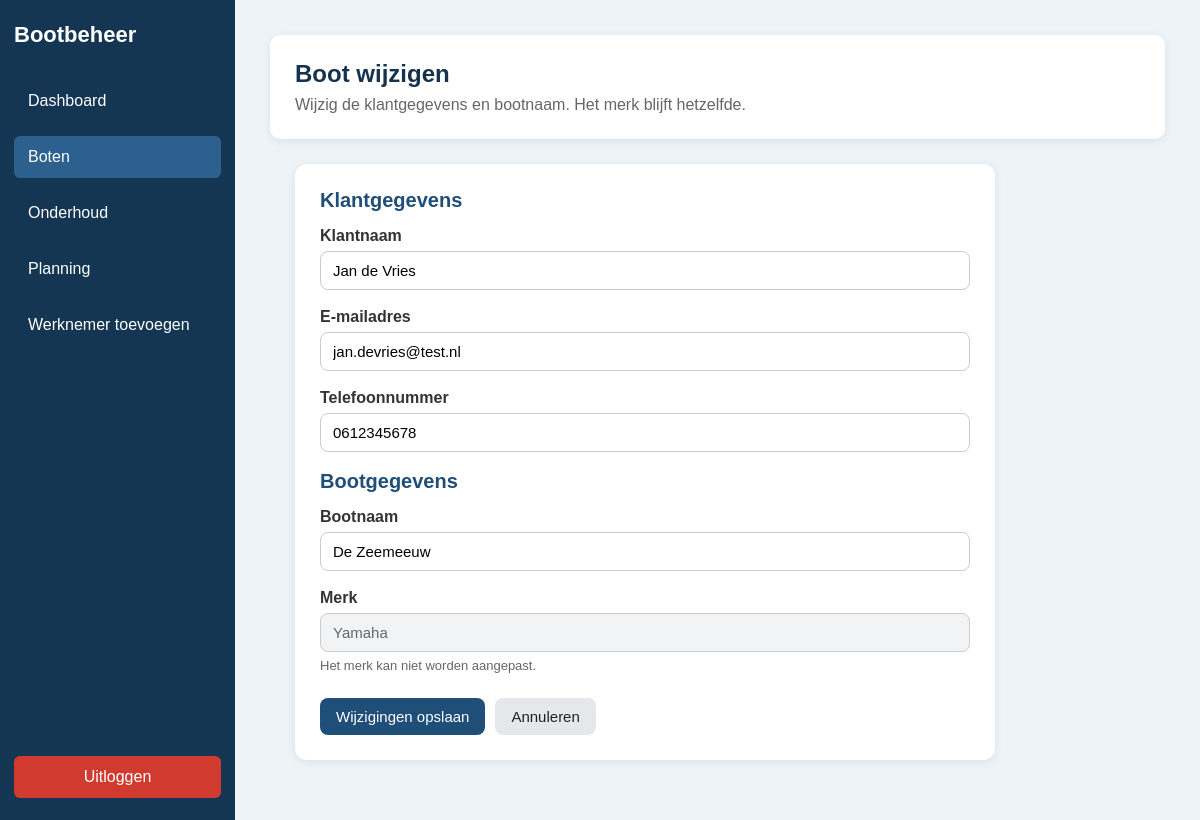
Page /boot_wijzigen.php?id=1 (signed in) on the committed database.
### tables this page shows
CREATE TABLE klant (
    klant_id INT AUTO_INCREMENT PRIMARY KEY,
    naam VARCHAR(100) NOT NULL,
    email VARCHAR(150) NOT NULL,
    telefoonnummer VARCHAR(20) NOT NULL
);

CREATE TABLE boot (
    boot_id INT AUTO_INCREMENT PRIMARY KEY,
    klant_id INT NOT NULL,
    naam VARCHAR(100) NOT NULL,
    merk VARCHAR(100) NOT NULL,

    CONSTRAINT fk_boot_klant
    FOREIGN KEY (klant_id)
    REFERENCES klant(klant_id)
    ON DELETE RESTRICT
    ON UPDATE CASCADE
);

### app/Models/Boot.php (called while the page is built, shortened)
<?php
class Boot
{
    private $pdo;
    public function __construct($pdo)
    {
        $this->pdo = $pdo;
    }
    public function getById($boot_id)
    {
        $sql = "
            SELECT
                boot_id,
                klant_id,
                naam,
                merk
            FROM boot
            WHERE boot_id = :boot_id
        ";
        $stmt = $this->pdo->prepare($sql);
        $stmt->execute([
            'boot_id' => $boot_id
        ]);
        return $stmt->fetch(PDO::FETCH_ASSOC);
    }
}

### app/Models/Klant.php (called while the page is built, shortened)
<?php
class Klant
{
    private $pdo;
    public function __construct($pdo)
    {
        $this->pdo = $pdo;
    }
    public function getById($id)
    {
        $stmt = $this->pdo->prepare("SELECT * FROM klant WHERE klant_id = :id");
        $stmt->execute([
            'id' => $id
        ]);
        return $stmt->fetch(PDO::FETCH_ASSOC);
    }
}

### public/boot_wijzigen.php (the view, shortened to what this page needs)
<?php
require_once '../config/database.php';
require_once '../app/Models/Boot.php';
require_once '../app/Models/Klant.php';
$database = new Database();
$pdo = $database->connect();
$bootModel = new Boot($pdo);
$klantModel = new Klant($pdo);
$boot_id = $_GET['id'] ?? null;
$boot = $bootModel->getById($boot_id);
$klant = $klantModel->getById($boot['klant_id']);
$klantNaam = $klant['naam'];
$email = $klant['email'];
$telefoonnummer = $klant['telefoonnummer'];
$bootNaam = $boot['naam'];
$merk = $boot['merk'];
?>
<!DOCTYPE html>
<html lang="nl">
<head>
    <link rel="stylesheet" href="assets/css/style.css">
</head>
<body>
<div class="app-layout">
    <?php require_once '../app/Views/layouts/sidebar.php'; ?>
    <main class="main-content">
        <section class="topbar">
            <div>
                <h1>Boot wijzigen</h1>
                <p>Wijzig de klantgegevens en bootnaam. Het merk blijft hetzelfde.</p>
            </div>
        </section>
        <section class="content-card boot-wijzigen-card">
            <form method="POST" action="">
                <h2>Klantgegevens</h2>
                <div class="form-group">
                    <label for="klant_naam">Klantnaam</label>
                    <input
                        type="text"
                        name="klant_naam"
                        id="klant_naam"
                        value="<?= htmlspecialchars($klantNaam); ?>"
                        required
                    >
                </div>
                <div class="form-group">
                    <label for="email">E-mailadres</label>
                    <input
                        type="email"
                        name="email"
                        id="email"
                        value="<?= htmlspecialchars($email); ?>"
                        required
                    >
                </div>
                <div class="form-group">
                    <label for="telefoonnummer">Telefoonnummer</label>
                    <input
                        type="text"
                        name="telefoonnummer"
                        id="telefoonnummer"
                        value="<?= htmlspecialchars($telefoonnummer); ?>"
                        required
                    >
                </div>
                <h2>Bootgegevens</h2>
                <div class="form-group">
                    <label for="boot_naam">Bootnaam</label>
                    <input
                        type="text"
                        name="boot_naam"
                        id="boot_naam"
                        value="<?= htmlspecialchars($bootNaam); ?>"
                        required
                    >
                </div>
                <div class="form-group">
                    <label for="merk">Merk</label>
                    <input
                        type="text"
                        name="merk"
                        id="merk"
                        value="<?= htmlspecialchars($merk); ?>"
                        readonly
                    >
                    <small>Het merk kan niet worden aangepast.</small>
                </div>
                <div class="form-actions">
                    <button type="submit" class="btn-primary">Wijzigingen opslaan</button>
                    <a href="boten.php" class="btn-secondary">Annuleren</a>
                </div>
            </form>
        </section>
    </main>
</div>
</body>
</html>

### public/assets/css/style.css (style rules this page uses)
* { box-sizing: border-box; }
body { margin: 0; font-family: Arial, sans-serif; background-color: #eef3f8; color: #1f2933; }
.app-layout { display: flex; min-height: 100vh; }
.main-content { flex: 1; padding: 35px; }
.topbar { background-color: white; padding: 25px; border-radius: 10px; display: flex; justify-content: space-between; align-items: center; margin-bottom: 25px; box-shadow: 0 2px 8px rgba(0, 0, 0, 0.08); }
.topbar h1 { margin: 0 0 8px 0; color: #17324d; }
.topbar p { margin: 0; color: #666; }
.content-card { background-color: white; padding: 25px; border-radius: 10px; box-shadow: 0 2px 8px rgba(0, 0, 0, 0.08); }
.boot-wijzigen-card { background-color: #ffffff; padding: 25px; border-radius: 12px; box-shadow: 0 2px 8px rgba(0, 0, 0, 0.08); max-width: 700px; }
.boot-wijzigen-card h2 { margin-top: 25px; margin-bottom: 15px; color: #1f4e79; font-size: 20px; }
.boot-wijzigen-card h2:first-of-type { margin-top: 0; }
.boot-wijzigen-card .form-group { margin-bottom: 18px; }
.boot-wijzigen-card .form-group label { display: block; margin-bottom: 6px; font-weight: bold; color: #333333; }
.boot-wijzigen-card .form-group input { width: 100%; padding: 10px 12px; border: 1px solid #cccccc; border-radius: 8px; font-size: 15px; box-sizing: border-box; }
.boot-wijzigen-card .form-group input[readonly] { background-color: #f1f3f5; color: #666666; cursor: not-allowed; }
.boot-wijzigen-card .form-group small { display: block; margin-top: 6px; color: #666666; font-size: 13px; }
.boot-wijzigen-card .form-actions { margin-top: 25px; display: flex; gap: 10px; }
.boot-wijzigen-card .btn-primary { background-color: #1f4e79; color: #ffffff; padding: 10px 16px; border-radius: 8px; border: none; text-decoration: none; cursor: pointer; font-size: 15px; }
.boot-wijzigen-card .btn-secondary { background-color: #e5e7eb; color: #222222; padding: 10px 16px; border-radius: 8px; text-decoration: none; font-size: 15px; }
.content-card { background-color: #ffffff; padding: 25px; border-radius: 12px; box-shadow: 0 2px 8px rgba(0, 0, 0, 0.08); margin: 25px; }
.content-card h2 { margin-top: 0; color: #1f4e79; }
.form-group { margin-bottom: 18px; }
.form-group label { display: block; font-weight: bold; margin-bottom: 8px; color: #222; }
.form-group input, .form-group select, .form-group textarea { width: 100%; padding: 11px; border: 1px solid #ccd6e0; border-radius: 8px; font-size: 15px; font-family: Arial, sans-serif; box-sizing: border-box; }
.form-actions { display: flex; gap: 10px; margin-top: 20px; }
.btn-primary { background-color: #1f4e79; color: #ffffff; padding: 11px 16px; border-radius: 8px; border: none; text-decoration: none; font-size: 15px; cursor: pointer; }
.btn-secondary { background-color: #e9eef5; color: #1f4e79; padding: 11px 16px; border-radius: 8px; text-decoration: none; font-size: 15px; }

### rows in the picture
klant: klant_naam "Jan de Vries", email "jan.devries@test.nl", telefoonnummer "0612345678"
boot: boot_naam "De Zeemeeuw", merk "Yamaha"
